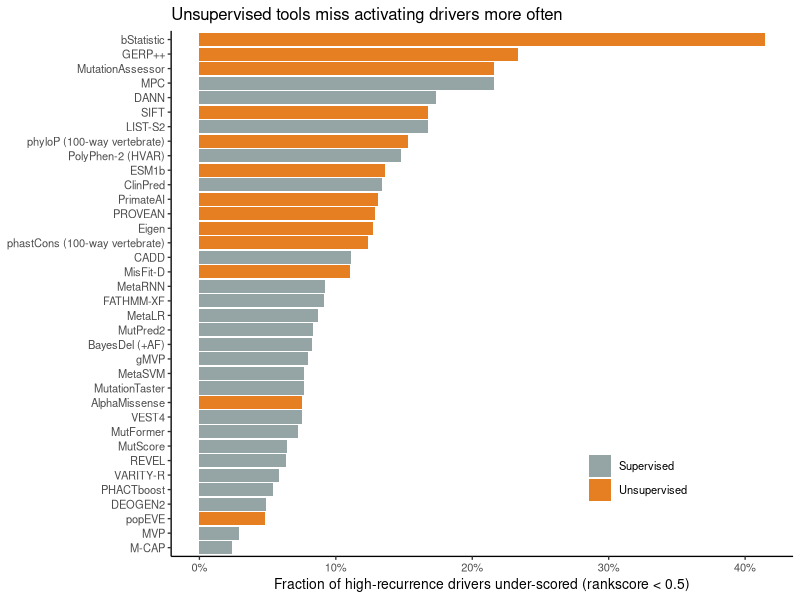
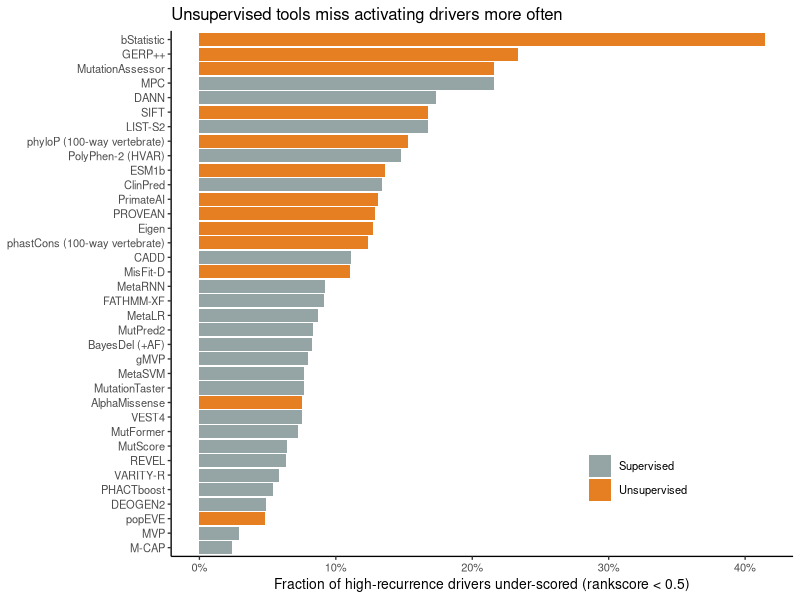

These figures' R source, in order:
# Fig 3 — Driver under-scoring rate per tool (unsupervised vs supervised)
# Input: tables/driver_miss_rate.tsv  Output: fig3_driver_miss_rate.{pdf,png}
# Message: unsupervised (unsup) tools miss high-recurrence drivers more often (14.3% vs 9.1%).
# Resolve the repository root from this script's own location so the script runs
# correctly whether invoked as `Rscript figures/<name>.R` from the repo root or as
# `Rscript <name>.R` from inside figures/.
.a <- commandArgs(trailingOnly = FALSE)
.f <- sub("^--file=", "", .a[grep("^--file=", .a)])
if (length(.f)) setwd(normalizePath(file.path(dirname(.f[1]), "..")))
dir.create("figures_R", showWarnings = FALSE)   # output directory, not tracked in git

suppressPackageStartupMessages({library(tidyverse)})

# dbNSFP column name → official publication tool name (cleaning up underscores etc.). Keep original name if not in the mapping.
disp <- c(
  "phyloP17way_primate"="phyloP (17-way primate)", "phastCons17way_primate"="phastCons (17-way primate)",
  "phyloP100way_vertebrate"="phyloP (100-way vertebrate)", "phastCons100way_vertebrate"="phastCons (100-way vertebrate)",
  "phyloP470way_mammalian"="phyloP (470-way mammalian)", "phastCons470way_mammalian"="phastCons (470-way mammalian)",
  "GERPpp_RS"="GERP++", "GERP_92_mammals"="GERP (92 mammals)",
  "Polyphen2_HDIV"="PolyPhen-2 (HDIV)", "Polyphen2_HVAR"="PolyPhen-2 (HVAR)",
  "Eigen-PC-raw_coding"="Eigen-PC", "Eigen-raw_coding"="Eigen", "CADD_raw"="CADD",
  "fathmm-XF_coding"="FATHMM-XF", "BayesDel_addAF"="BayesDel (+AF)", "BayesDel_noAF"="BayesDel (-AF)",
  "MisFit_S"="MisFit-S", "MisFit_D"="MisFit-D",
  "VARITY_R"="VARITY-R", "VARITY_ER"="VARITY-ER", "VARITY_R_LOO"="VARITY-R (LOO)", "VARITY_ER_LOO"="VARITY-ER (LOO)")

# Only one representative per family: exclude the duplicate variants below from the figure (summary stats use all 49)
drop_tools <- c("VARITY-ER","VARITY-R (LOO)","VARITY-ER (LOO)","PolyPhen-2 (HDIV)",
                "BayesDel (-AF)","Eigen-PC","GERP (92 mammals)",
                "phyloP (17-way primate)","phyloP (470-way mammalian)",
                "phastCons (17-way primate)","phastCons (470-way mammalian)",
                "SIFT4G","MisFit-S")

# type2 = principle-based 2-way classification (supervised: trained on clinical labels / unsupervised: conservation, evolution, language models)
d <- read.delim("tables/driver_miss_rate.tsv", check.names = FALSE) %>%
  rename(miss_rate = `miss_rate(<0.5)`) %>%
  mutate(grp = recode(type2, supervised = "Supervised", unsupervised = "Unsupervised"),
         tool = recode(tool, !!!disp)) %>%
  filter(!tool %in% drop_tools) %>%
  mutate(tool = fct_reorder(tool, miss_rate))

p <- ggplot(d, aes(miss_rate, tool, fill = grp)) +
  geom_col() +
  # Colors: use orange/grey here so as not to confuse with Fig 1A (red = under-scored)
  scale_fill_manual(values = c("Unsupervised" = "#E67E22",
                               "Supervised" = "#95A5A6"), name = NULL) +
  scale_x_continuous(labels = scales::percent) +
  labs(x = "Fraction of high-recurrence drivers under-scored (rankscore < 0.5)",
       y = NULL, title = "Unsupervised tools miss activating drivers more often") +
  theme_classic(base_size = 10) + theme(legend.position = c(0.75, 0.15))

h <- max(5, nrow(d) * 0.17 + 1.2)   # adjust height to the number of remaining tools
ggsave("figures_R/fig3_driver_miss_rate.pdf", p, width = 6.5, height = h)
ggsave("figures_R/fig3_driver_miss_rate.png", p, width = 6.5, height = h, dpi = 300)
cat(sprintf("Number of tools shown: %d (duplicate variants excluded from all 49)\n", nrow(d)))
